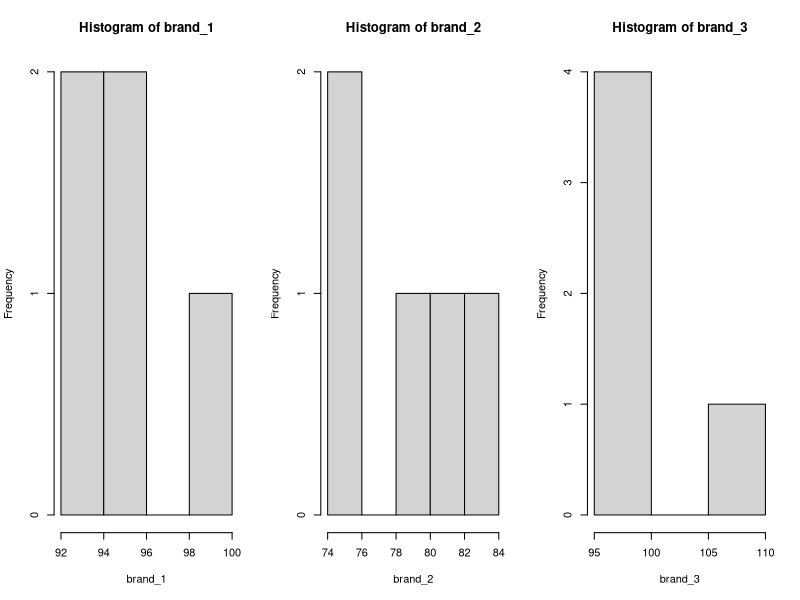
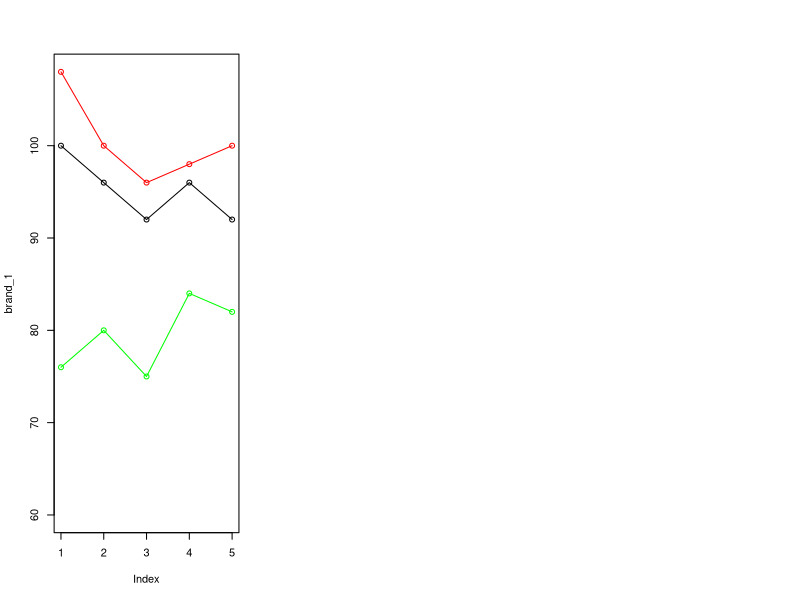

Recreate these plots in R, in order.
## ---- chunk 1
brand_1 <- c(100, 96, 92, 96, 92)
brand_2 <- c(76, 80, 75, 84, 82)
brand_3 <- c(108, 100, 96, 98, 100)
data <- data.frame(brand_1, brand_2, brand_3)
## ---- chunk 2
par(mfrow=c(1,3))
summary(data)

hist(brand_1)
hist(brand_2)
hist(brand_3)
## ---- chunk 3
max <- max(brand_3)

plot(brand_1, ylim=c(60,max))
lines(brand_1, ylim=c(60,max))
points(brand_2, ylim=c(60,max), col="green")
lines(brand_2, ylim=c(60,max), col="green")
points(brand_3, ylim=c(60,max), col="red")
lines(brand_3, ylim=c(60,120), col="red")
## ---- chunk 4
mean(brand_1)
mean(brand_3)
var(brand_1)
var(brand_3)
